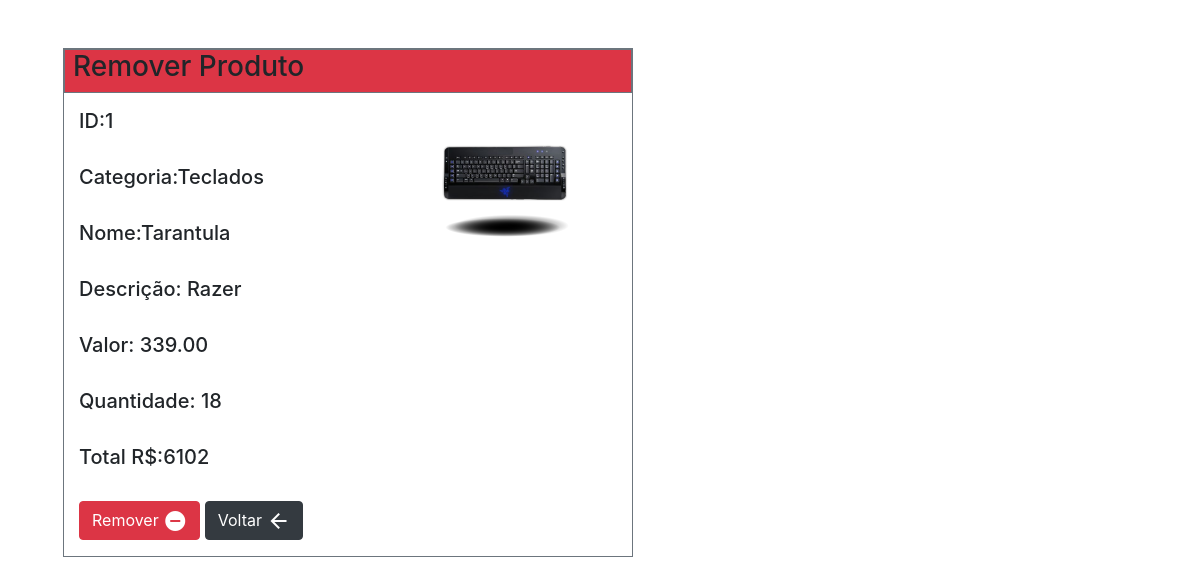
The page /formularios/frmRemProdutos.php?ID=1 (signed in) on the database its author committed.
### tables this page shows
CREATE TABLE `produtos` (
  `ID` int(10) NOT NULL,
  `Categoria` varchar(30) NOT NULL,
  `Fabricante` varchar(45) NOT NULL,
  `Nome` varchar(45) NOT NULL,
  `Valor` decimal(20,2) NOT NULL,
  `Quantidade` int(10) NOT NULL,
  `Imagem` varchar(45) NOT NULL
);

### formularios/frmRemProdutos.php (the view, shortened to what this page needs)
<?php
$id = trim($_GET['ID']);
$pdo = Conexao::conectar();
$pdo->setAttribute(PDO::ATTR_ERRMODE, PDO::ERRMODE_EXCEPTION);
$sql = "SELECT * FROM produtos WHERE ID=?";
$query = $pdo->prepare($sql);
$query->execute(array($id));
$dados = $query->fetch(PDO::FETCH_ASSOC);
$pro_imagem = $dados['Imagem'];
$pro_categoria = $dados['Categoria'];
$pro_nome = $dados['Nome'];
$pro_fabricante = $dados['Fabricante'];
$pro_valor = $dados['Valor'];
$pro_quantidade = $dados['Quantidade'];
$total = $pro_quantidade * $pro_valor;
?>
<!DOCTYPE html>
<html lang="pt-br">
<head>
    <link rel='stylesheet' href='https://stackpath.bootstrapcdn.com/bootstrap/4.1.3/css/bootstrap.min.css'>
    <link rel='stylesheet' href='../bootstrap-4.5.2-dist/dist/css/bootstrap.min.css'>
</head>
<body>
    <div class="table-responsive-xl col-md-6 m-5">
        <div class="border border-secondary">
            <div class="table border border-secondary bg-danger">
                <h3 class='ml-2'>Remover Produto</h3>
            </div>
            <form action="remProdutos.php" method="GET" id="frmRemProdutos" name="frmRemProdutos" class="col s12">
            <img class="img-responsive float-right mr-5" src='../imagens/catalogo/<?php echo $pro_imagem; ?>'>
                <div class="form-group">
                    <label for="lblPro_Id">
                        <h5>ID:<?php echo $id; ?></h5>
                    </label>
                </div>
                <div class="form-group">
                    <label for="lblPro_Categoria">
                        <h5>Categoria:<?php echo $pro_categoria; ?></h5>
                    </label>
                </div>
                <div class="form-group">
                    <label for="lblPro_Nome">
                        <h5>Nome:<?php echo $pro_nome; ?></h5>
                    </label>
                </div>
                <div class="form-group">
                    <label for="lblPro_Descricao">
                        <h5>Descrição: <?php echo $pro_fabricante; ?></h5>
                    </label>
                </div>
                <div class="form-group">
                    <label for="lblPro_Valor">
                        <h5>Valor: <?php echo $pro_valor; ?></h5>
                    </label>
                </div>
                <div class="form-group">
                    <label for="lblPro_Quantidade">
                        <h5>Quantidade: <?php echo $pro_quantidade; ?></h5>
                    </label>
                </div>
                <div class="form-group">
                    <label for="lblTotal">
                        <h5>Total R$:<label id="total"></label><?php echo $total; ?><h5>
                    </label>
                </div>
                <div class="form-group">
                    <button class="btn btn-primary btn btn-danger" type="submit" name="btnGrv">Remover
                        <i class="material-icons right align-middle">remove_circle</i>
                    </button>
                    <button class="btn btn-primary btn btn-dark" type="button" name="btnVoltar" onclick="JavaScript:location.href='../formularios/frmListarProdutos.php'">Voltar
                        <i class="material-icons right align-middle">arrow_back</i>
                    </button>
                </div>
        </div>
    </div>
</body>
</html>

### rows shown on the page
produtos: Imagem (picture), Categoria "Teclados", Nome "Tarantula", Fabricante "Razer", Valor "339.00", Quantidade "18", total "6102"

### other values the page prints
$id "1"
